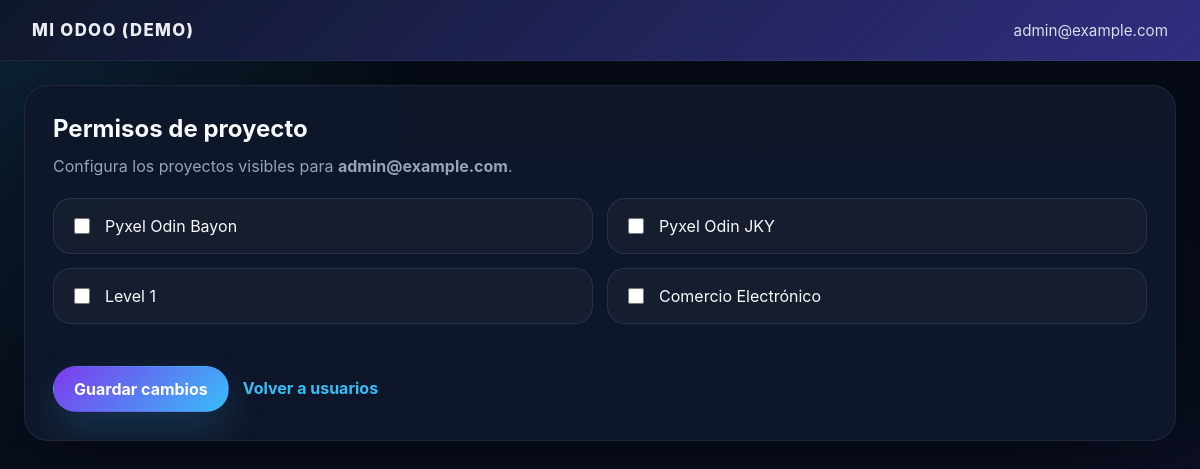
Page /app/users/1/projects (signed in) on the earlier database version.
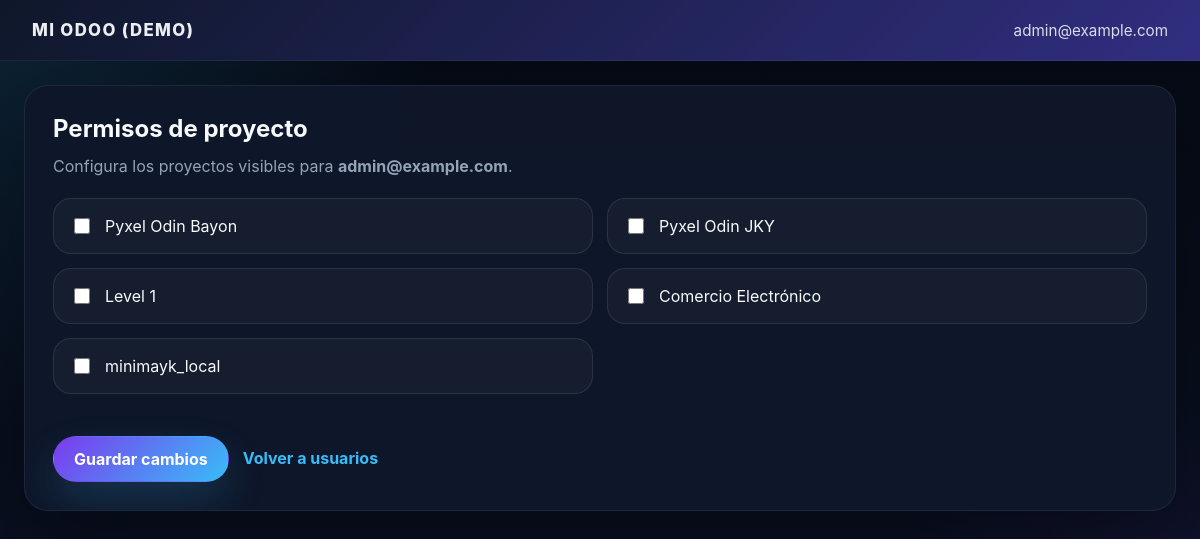
Same page on the later database version.
### tables this page shows
CREATE TABLE projects (
        id INTEGER PRIMARY KEY,
        name TEXT NOT NULL,
        owner_email TEXT,
        assigned_emails TEXT,
        tasks_count INTEGER DEFAULT 0,
        tickets_count INTEGER DEFAULT 0
    );

### app.py (the view, shortened to what this page needs)
@app.route('/app/users/<int:user_id>/projects', methods=['GET', 'POST'])
def edit_user_projects(user_id):
    if 'user' not in session or session.get('user') != 'admin@example.com':
        return redirect(url_for('login'))
    conn = sqlite3.connect(DB_PATH)
    cur = conn.cursor()
    cur.execute('SELECT id, email FROM users WHERE id=?', (user_id,))
    row = cur.fetchone()
    if not row:
        conn.close()
        flash('Usuario no encontrado', 'danger')
        return redirect(url_for('open_app', name='users'))
    user = dict(id=row[0], email=row[1])
    cur.execute('SELECT id, name FROM projects')
    projects = [dict(id=r[0], name=r[1]) for r in cur.fetchall()]
    cur.execute('SELECT project_id FROM user_allowed_projects WHERE user_id=?', (user_id,))
    allowed = [r[0] for r in cur.fetchall()]
    conn.close()
    return render_template('user_edit.html', user=user, projects=projects, allowed=allowed)

### templates/user_edit.html
{% extends "app_page.html" %}
{% block content %}
<article class="card card-panel user-edit-card">
  <div class="card-header">
    <h2>Permisos de proyecto</h2>
    <p>Configura los proyectos visibles para <strong>{{ user.email }}</strong>.</p>
  </div>
  <form class="form-stack" method="post">
    <div class="checkbox-grid">
      {% for p in projects %}
      <label class="checkbox-item">
        <input type="checkbox" name="projects" value="{{ p.id }}" {% if p.id in allowed %}checked{% endif %}>
        <span>{{ p.name }}</span>
      </label>
      {% endfor %}
    </div>
    <div class="form-footer">
      <button class="btn btn-primary" type="submit">Guardar cambios</button>
      <a class="btn btn-link" href="{{ url_for('open_app', name='users') }}">Volver a usuarios</a>
    </div>
  </form>
</article>
{% endblock %}

Differences in the rows shown:
added projects: name "minimayk_local"
